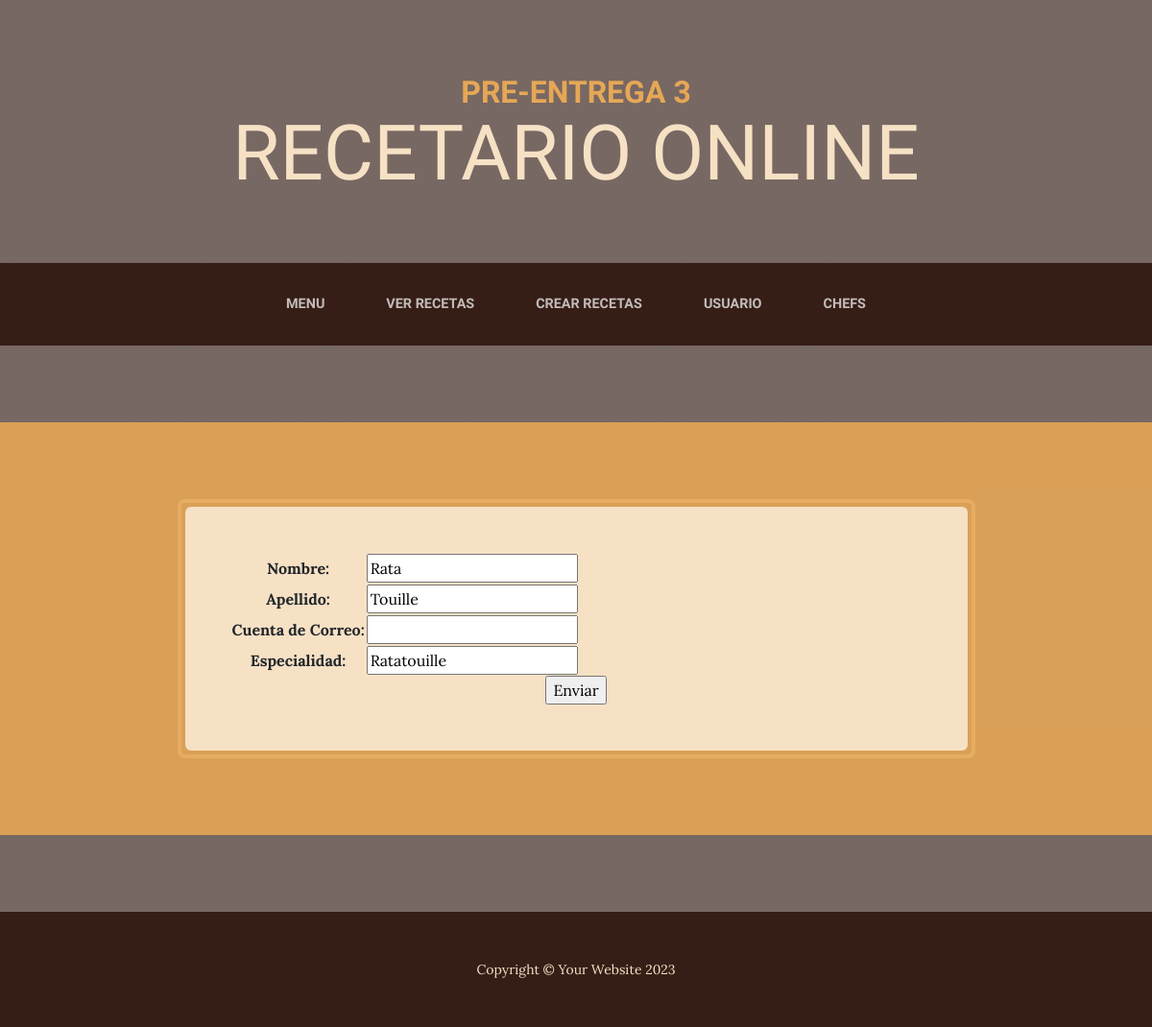
Page /aplicacion/chef_actualizar/1/ on the earlier database version.
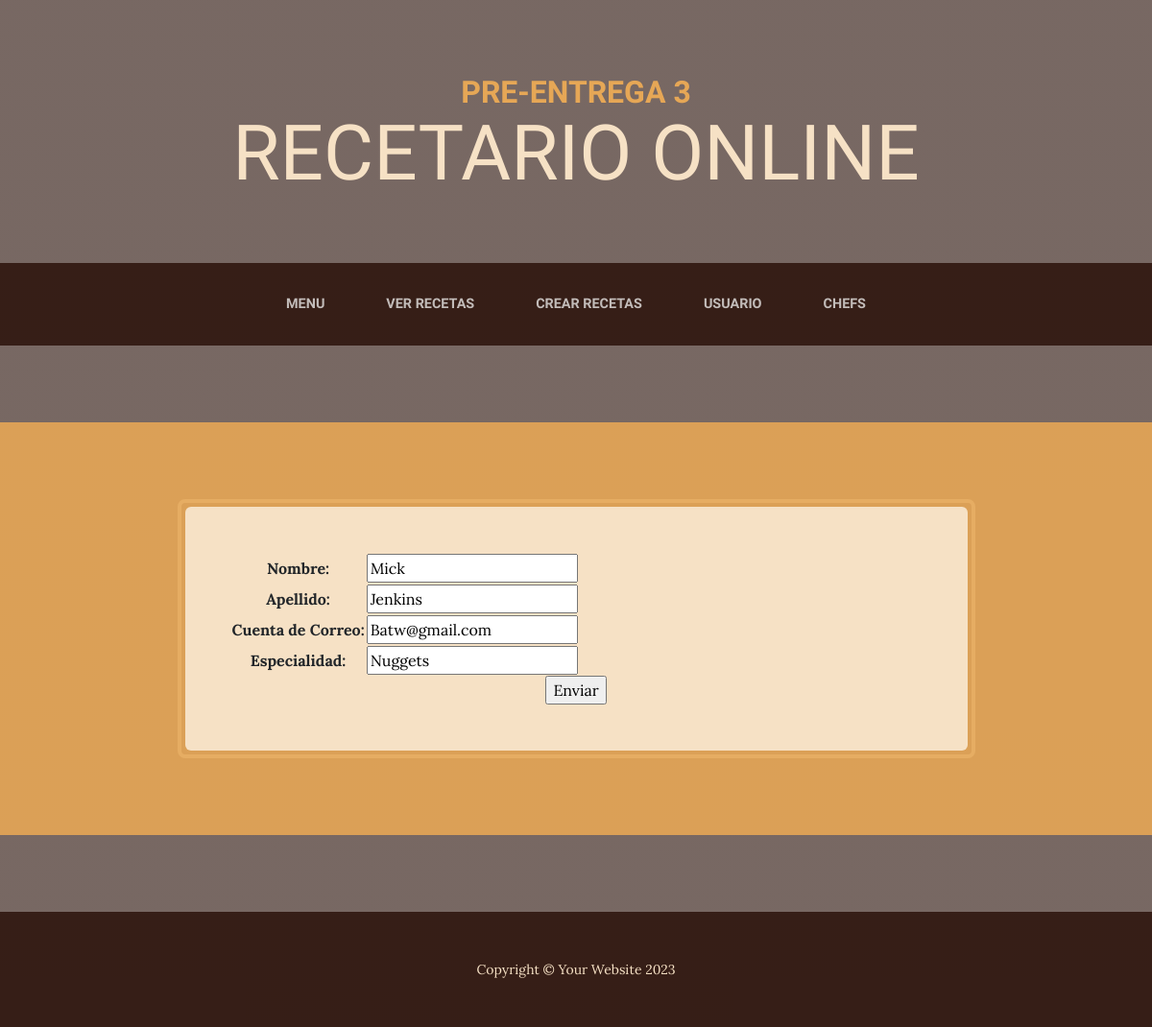
Same page on the later database version.
### aplicacion/models.py (models this page shows, shortened)
class Chef(models.Model):
    nombre = models.CharField(max_length=50)
    apellido = models.CharField(max_length=50)
    email = models.EmailField()
    especialidad = models.CharField(max_length=50)
    class Meta:
        verbose_name = "Chef"
        verbose_name_plural = "Chefs"
        ordering = ['nombre']

### aplicacion/views.py (the view)
# urls.py: path('chef_actualizar/<id_chef>/', updateChef, name="chefActualizar"),
def updateChef(request, id_chef):
    chef = Chef.objects.get(id=id_chef)
    if request.method == "POST":
        miForm = Chef_Form(request.POST)
        if miForm.is_valid():
            chef.nombre = miForm.cleaned_data.get('nombre')
            chef.apellido = miForm.cleaned_data.get('apellido')
            chef.email = miForm.cleaned_data.get('email')
            chef.especialidad = miForm.cleaned_data.get('especialidad')
            chef.save()
            return redirect(reverse_lazy('chefs'))
    else:
        miForm = Chef_Form(initial={
            'nombre': chef.nombre,
            'apellido': chef.apellido,
            'email': chef.email,
            'especialidad': chef.especialidad,
        })
    return render(request, "aplicacion/chef_Form.html", {'form': miForm})

### aplicacion/forms.py
class Chef_Form(forms.Form):
    nombre = forms.CharField(max_length=50, required=True)
    apellido = forms.CharField(max_length=50, required=True)
    email = forms.EmailField(required=True, label="Cuenta de Correo")
    especialidad = forms.CharField(max_length=50, required=True)

### aplicacion/templates/aplicacion/chef_Form.html (shortened to what this page needs)
{% extends 'aplicacion/home3.html' %}
{% block cont_chef %}
<form action="" method="post">
    <table>
        {{ form.as_table }}
    </table>
    <input type="submit" value="Enviar">
</form>
{% endblock cont_chef %}

Differences in the rows shown:
changed Chef: nombre "Rata" → "Mick"; apellido "Touille" → "Jenkins"; email (not shown) → "Batw@gmail.com"; especialidad "Ratatouille" → "Nuggets"
